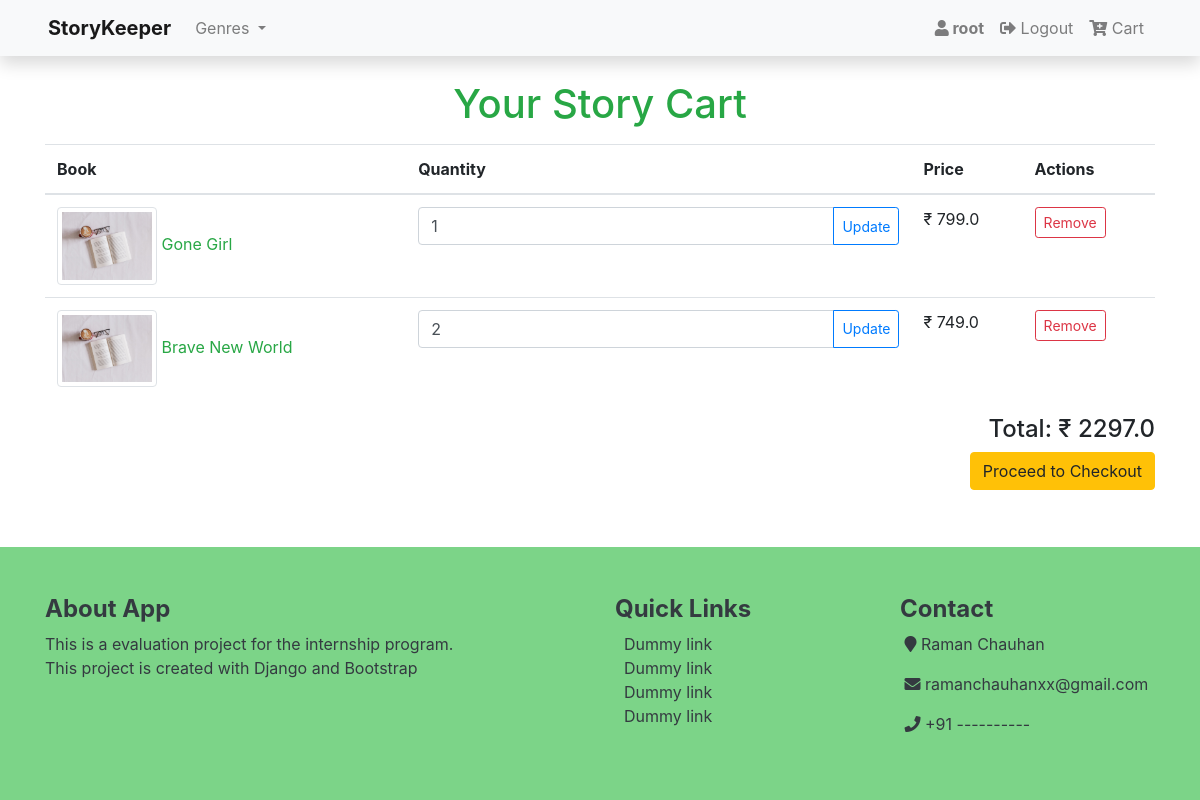
/cart/ (signed in), run on an earlier commit of the app's database.
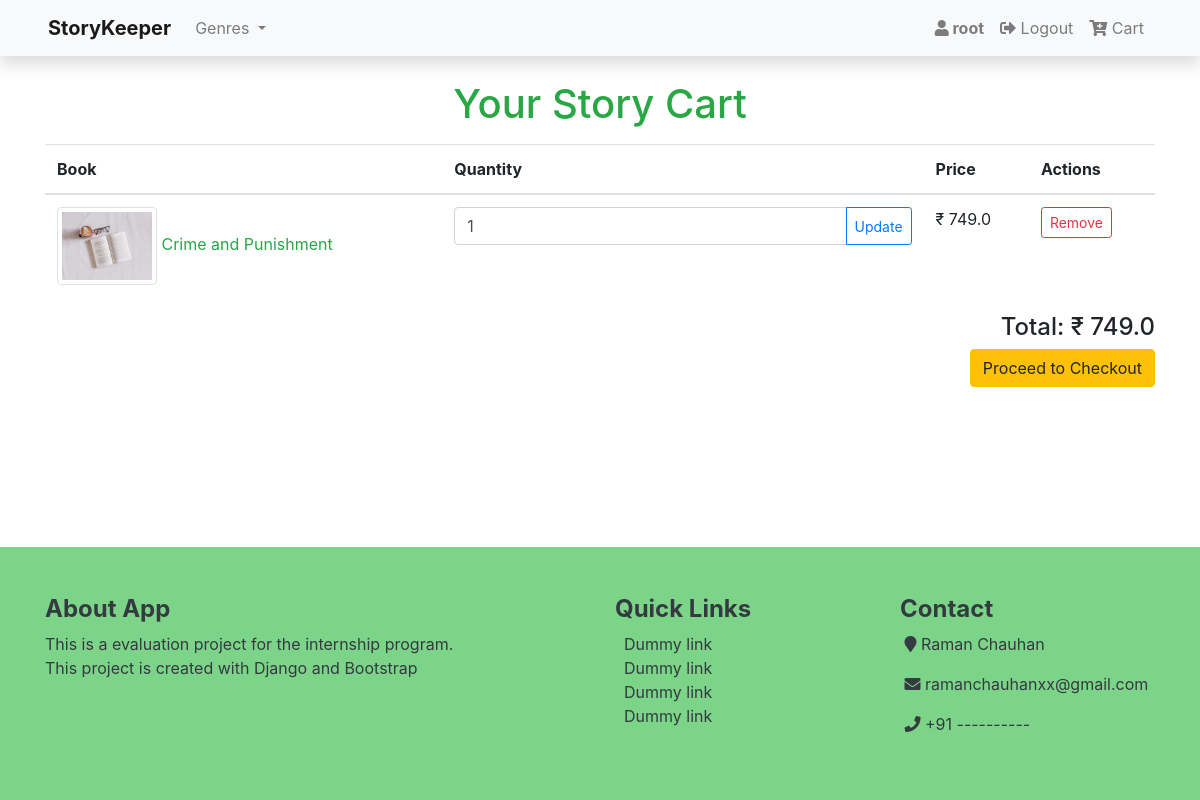
And on a later commit of the database.
### books/models.py (models this page shows, shortened)
class Cart(models.Model):
    user = models.ForeignKey(User, on_delete=models.CASCADE, null=True, blank=True)
    books = models.ForeignKey(Book, on_delete=models.SET_NULL, blank=True, null=True)
    quantity = models.IntegerField(default=0, null=True, blank=True)
    date_added = models.DateTimeField(auto_now_add=True)

class Book(models.Model):
    title  		 = models.CharField(max_length=200)
    slug         = models.SlugField(max_length=140, unique=True)
    author 		 = models.CharField(max_length=100)
    genre   	 = models.CharField(max_length=100)
    price     	 = models.FloatField(default=0)
    quantity   	 = models.IntegerField(default=0)
    description  = models.TextField(default='No Description', null=True, blank=False)
    average_rating  = models.FloatField(default=0)
    created_on 	 = models.DateTimeField(auto_now_add=True)
    updated_on 	 = models.DateTimeField(auto_now=True)
    digital         = models.BooleanField(default=False, null=True, blank=False)
    status          = models.IntegerField(choices=status,default = 1)
    class Meta:
        ordering    = ['-quantity']

### books/views.py (the view)
# urls.py: path('cart/', views.cart_view, name='cart'),
@login_required
def cart_view(request):
    cart_items = Cart.objects.filter(user=request.user).order_by('-date_added')
    genre = Book.objects.values('genre').distinct().order_by('genre')
    if not cart_items:
        messages.error(request, 'Add at least one Story to your cart!')
        return redirect_to_previous_page(request)
    total_amount = 0
    for cart_item in cart_items:
        total_amount += cart_item.books.price * cart_item.quantity
    return render(request, 'shopping/cart.html', {'cart_items': cart_items, 'cart_total': total_amount, 'genre':genre})

### books/templates/shopping/cart.html (shortened to what this page needs)
{% extends 'base.html' %}
{% load static %}
{% block content %}
<div class="container mt-4">
    <h1 class="text-success text-center mb-3">Your Story Cart</h1>
    {% if cart_items %}
    <div class="table-responsive-sm">
    <table class="table">
        <thead>
            <tr>
                <th scope="col">Book</th>
                <th scope="col">Quantity</th>
                <th scope="col">Price</th>
                <th scope="col">Actions</th>
            </tr>
        </thead>
        <tbody>
            {% for item in cart_items %}
            <tr>
                <td>
                    <img src="{% static 'images/thumbnail.jpg' %}" alt="{{ item.books.title }}" class="img-thumbnail" width="100">
                    <a href="#"><span class="text-success">{{ item.books.title }}</span></a>
                </td>
                <td>
                    <form method="post" action="{% url 'update_cart' item.id %}">
                        <div class="input-group">
                            <input type="number" name="quantity" value="{{ item.quantity }}" min="1" class="form-control">
                            <div class="input-group-append">
                                <button type="submit" class="btn btn-outline-primary btn-sm">Update</button>
                            </div>
                        </div>
                    </form>
                </td>
                <td>&#8377; {{ item.books.price }}</td>
                <td>
                    <a href="{% url 'remove_from_cart' item.id %}" class="btn btn-outline-danger btn-sm">Remove</a>
                </td>
            </tr>
            {% endfor %}
        </tbody>
    </table>
</div>
    <div class="text-right mt-3">
        <h4>Total: &#8377; {{ cart_total }}</h4>
        <form method="post" action="checkout">
            <button type="submit" class="btn btn-warning">Proceed to Checkout</button>
        </form>
    </div>
    {% else %}
    <div class="container shadow">
        <h2 class="text-center text-danger text-bold">Your Story Cart</h2>
            <strong>Your Story cart is currently empty.</strong>
        <a href="{% url 'home' %}">Explore more stories</a>
    </div>
    {% endif %}
</div>
{% endblock %}

What changed in the data, as far as the page shows it:
removed Cart: books "Gone Girl", quantity "1", books.price "799.0"
removed Cart: books "Brave New World", quantity "2", books.price "749.0"
added Cart: books "Crime and Punishment", quantity "1", books.price "749.0"
Also different on the page:
{{ cart_total }}: "2297.0" → "749.0"
